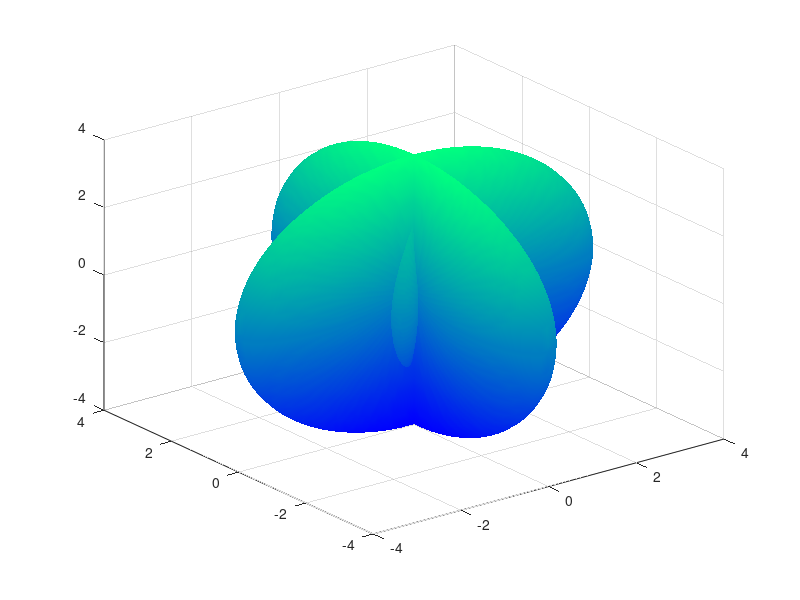

Source code (MATLAB):
clear;
dphi = pi/100;
phi = 0:dphi:2*pi;
dth = pi/100;
th = 0:dth:pi;
[Th, Phi] = meshgrid(th,phi);
R = 1+3*cos(4*Phi);
X = R.*sin(Th).*cos(Phi);
Y = R.*sin(Th).*sin(Phi);
Z = R.*cos(Th);
surf(X,Y,Z);
% axis equal;
shading interp;
colormap winter;